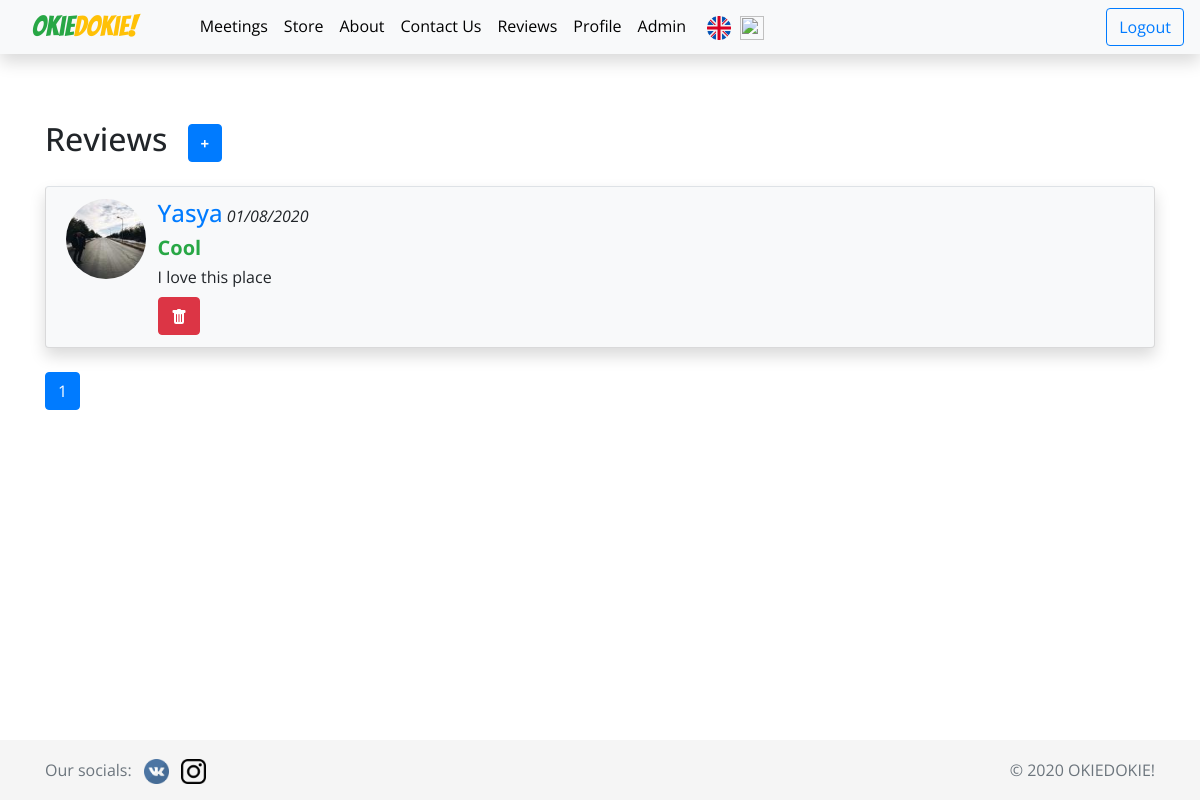
The app's page /reviews (signed in) with its own data.
### okiedokie/models.py (models this page shows, shortened)
class Reviews(db.Model):
    id = db.Column(db.Integer, primary_key=True)
    title = db.Column(db.String(255), nullable=False)
    date = db.Column(db.DateTime, nullable=False)
    text = db.Column(db.Text, nullable=False)
    user_id = db.Column(db.Integer, db.ForeignKey('user.id'), nullable=False)

class User(db.Model, UserMixin):
    id = db.Column(db.Integer, primary_key=True)
    email = db.Column(db.String(120), unique=True, nullable=False)
    first_name = db.Column(db.String(20), nullable=False)
    last_name = db.Column(db.String(20), nullable=False)
    age = db.Column(db.Integer, nullable=False)
    password = db.Column(db.String(60), nullable=False)
    image_file = db.Column(db.String(20), nullable=False, default='default.png')
    points = db.Column(db.Integer, default=0)
    paid_classes = db.Column(db.Integer, default=1)
    attended_classes = db.Column(db.Integer, default=0)
    created_at = db.Column(db.DateTime, default=datetime.now())
    confirmed = db.Column(db.Boolean, nullable=False, default=False)
    is_admin = db.Column(db.Boolean, default=False)
    reviews = db.relationship('Reviews', backref='author', lazy=True)
    signed_users = db.relationship('Events', secondary=signed_users, lazy='subquery',
        backref=db.backref('signed_users', lazy=True))

### okiedokie/main/routes.py (the view, shortened to what this page needs)
@main.route('/reviews', methods=['GET', 'POST'])
def reviews():
    page = request.args.get('page',1, type=int)
    reviews = Reviews.query.order_by(Reviews.date.desc()).paginate(page=page, per_page=5)
    current_date = datetime.datetime.now()
    form = AddReviewForm()
    return render_template('reviews.html', reviews=reviews, form=form, current_date=current_date)

### okiedokie/models.py (called while the page is built)
@login_manager.user_loader
def load_user(user_id):
    return User.query.get(int(user_id))

### okiedokie/templates/reviews.html (shortened to what this page needs)
{% extends 'base.html' %}
{% block body %}
<div class="container mt-5">
    <div>
        <h2 class="d-inline"> {{ _('Reviews') }}</h2>
        {% if current_user.is_authenticated %}
        <button type="button" class="btn btn-primary mb-2 ml-3 d-inline" data-toggle="modal"
                data-target="#addReviewModal">
            <strong style="font-size: 15px;">+</strong>
        </button>
        {% endif %}
    </div>
    <div class="panel-body mt-3">
        <ul class="list-group">
            {% for review in reviews.items %}
            <li class="list-group-item mb-4 bg-light border-top shadow">
                <div class="row">
                    <div class="col-xs-2 col-md-1">
                        <img class="rounded-circle article-img"
                             src="{{ url_for('static', filename='images/profile_pics/' + review.author.image_file) }}">
                    </div>
                    <div class="col-xs-10 col-md-11">
                        <div class="mb-1">
                                <div class="mic-info mb-2">
                                <a class="text-decoration-none text-primary h4">{{ review.author.first_name }}</a>
                                <span class="font-italic">{{ review.date.strftime('%d/%m/%Y')  }}</span>
                            </div>
                            <a class="text-decoration-none h5 font-weight-bold text-success">
                                {{ review.title }}</a>
                        </div>
                        <div class="comment-text">
                            {{ review.text }}
                        </div>
                        <div class="action">
                            {% if current_user.is_admin %}
                            <a href="{{ url_for('main.delete_review', review_id=review.id) }}" class="btn btn-danger btn-xs mt-2" title="Delete">
                            </a>
                            {% endif %}
                        </div>
                    </div>
                </div>
            </li>
            {% endfor %}
        </ul>
        {% for page_num in reviews.iter_pages(left_edge=1, right_edge=1, left_current=1, right_current=2) %}
        {% if page_num %}
        {% if reviews.page == page_num %}
        <a class="btn btn-primary mb-4" href="{{ url_for('main.reviews', page=page_num) }}">{{ page_num }}</a>
        {% else %}
        <a class="btn btn-outline-primary mb-4" href="{{ url_for('main.reviews', page=page_num) }}">{{ page_num }}</a>
        {% endif %}
        {% else %}
        ...
        {% endif %}
        {% endfor %}
    </div>
</div>
{% endblock body %}

### okiedokie/static/css/styles.css (style rules this page uses)
html { position: relative; min-height: 100%; }
body { font-family: 'Open Sans', Roboto, sans-serif; margin-bottom: 60px; min-height: 30rem; padding-top: 4.5rem; }
.article-img { height: 80px; width: 80px; margin-right: 16px; }

### records on screen
Reviews: image_file (picture), author.first_name "Yasya", date "01/08/2020", title "Cool", text "I love this place"

### other values on screen
{{ page_num }} "1"
